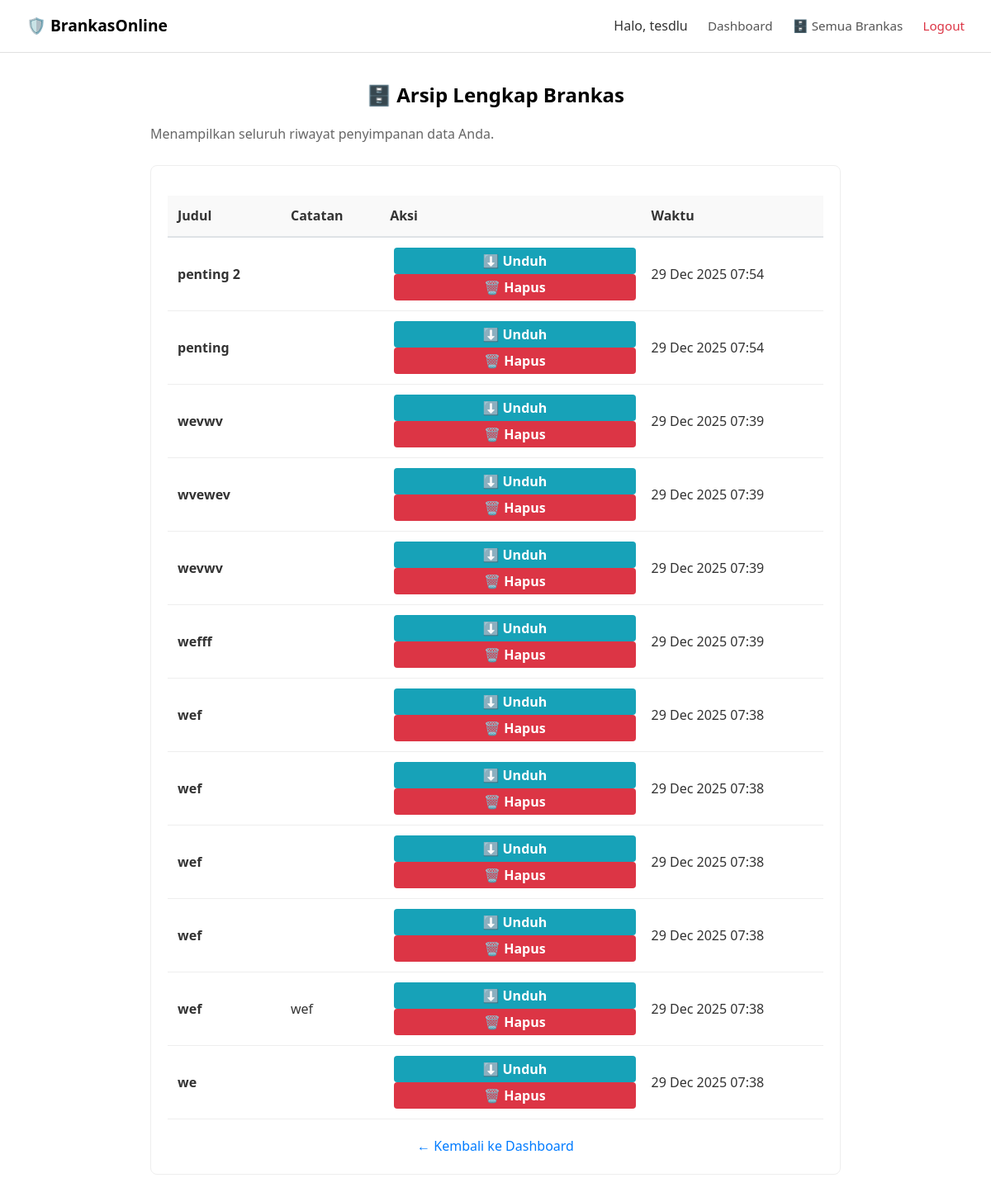
Before: /brankas_list/semua/ (signed in) with the older database file.
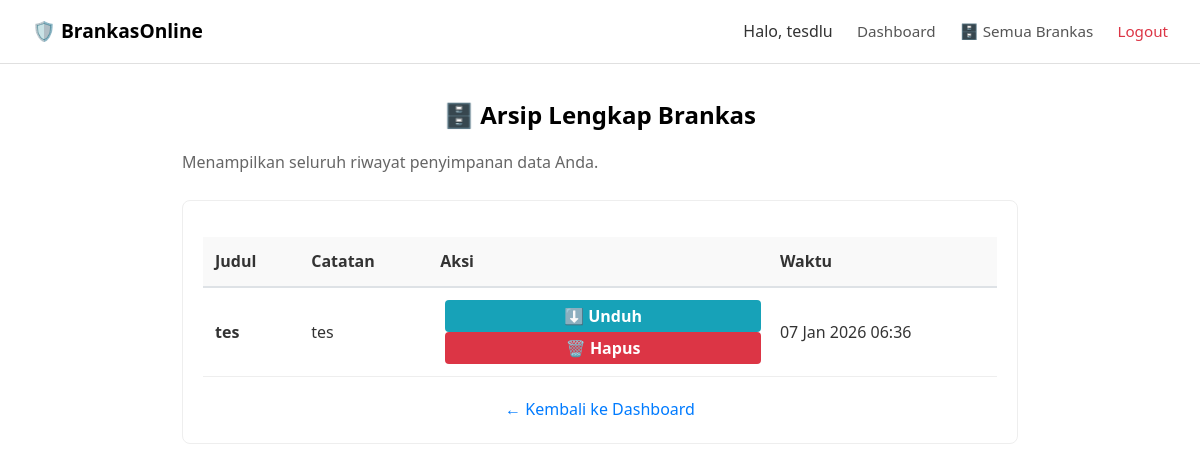
After: the same page with the newer database file.
### posts/models.py (models this page shows, shortened)
class Brankas(models.Model):
    user = models.ForeignKey(User, on_delete=models.CASCADE)
    judul = models.CharField(max_length=200)
    catatan = models.TextField(blank=True, null=True)
    file_rahasia = models.FileField(
        upload_to=user_dir,
        validators=[validasi_file],
        blank=True, null=True
        )
    waktu_dibuat = models.DateTimeField(auto_now_add=True)

### posts/views.py (the view)
# urls.py: path('brankas_list/semua/', views.brankas_list_view, name=('brankas_list'))
@never_cache
@login_required(login_url='login')
def brankas_list_view(request):
    semua_data = Brankas.objects.filter(user=request.user).order_by('-waktu_dibuat')
    context = {
        'files': semua_data
    }
    return render(request, 'brankas_list.html', context)

### templates/brankas_list.html (shortened to what this page needs)
{% extends 'layout.html' %}
{% block content %}
<div>
    <h2 class="dashboard-title">🗄️ Arsip Lengkap Brankas</h2>
    <p>Menampilkan seluruh riwayat penyimpanan data Anda.</p>
    <div class="dashboard-card">
        {% if files %}
            <div style="overflow-x: auto;">
                <table style="width: 100%; border-collapse: collapse;">
                    <thead>
                        <tr style="background-color: #f8f9fa; border-bottom: 2px solid #dee2e6;">
                            <th style="padding: 12px; text-align: left;">Judul</th>
                            <th style="padding: 12px; text-align: left;">Catatan</th>
                            <th style="padding: 12px; text-align: left;">Aksi</th>
                            <th style="padding: 12px; text-align: left;">Waktu</th>
                        </tr>
                    </thead>
                    <tbody>
                        {% for item in files %}
                        <tr style="border-bottom: 1px solid #dee2e6;">
                            <td style="padding: 12px;"><strong>{{ item.judul }}</strong></td>
                            <td style="padding: 12px; max-width: 250px; white-space: nowrap; overflow: hidden; text-overflow: ellipsis;">
                                {{ item.catatan }}
                            </td>
                            <td style="padding: 12px;">
                                <a href="{% url 'download_brankas' item.id %}" style="text-decoration: none;">
                                    <button style="background-color: #17a2b8; color: white; border: none; padding: 5px 10px; cursor: pointer; margin-left: 5px; border-radius: 4px;">
                                        ⬇️ Unduh
                                    </button>
                                </a>
                                <button onclick="bukaModal('{{ item.id }}', '{{ item.judul | escapejs }}')"
                                        style="background-color: #dc3545; color: white; border: none; padding: 5px 10px; cursor: pointer; margin-left: 5px; border-radius: 4px;">
                                    🗑️ Hapus
                                </button>
                            </td>
                            <td style="padding: 12px;">{{ item.waktu_dibuat|date:"d M Y H:i" }}</td>
                        </tr>
                        {% endfor %}
                    </tbody>
                </table>
            </div>
        {% else %}
            <p class="text-center" style="margin-top: 20px;">
                <em>Belum ada data sama sekali.</em>
            </p>
        {% endif %}
        <div style="margin-top: 20px; text-align: center;">
            <a href="{% url 'dashboard' %}" style="text-decoration: none; color: #007bff;">&larr; Kembali ke Dashboard</a>
        </div>
    </div>
</div>
{% endblock %}

### templates/layout.html (shortened to what this page needs)
<!DOCTYPE html>
{% load static %}
<html lang="id">
<head>
    <link rel="stylesheet" href="{% static 'css/style.css' %}">
</head>
<body>
    <nav>
        <span href="/" class="brand">🛡️ BrankasOnline</span>
        <div>
            {% if user.is_authenticated %}
                <span>Halo, {{ user.username }}</span>
                <a href="{% url 'dashboard' %}">Dashboard</a>
                <a href="{% url 'brankas_list' %}">🗄️ Semua Brankas</a>
                <a href="#" onclick="konfirmasiLogout(event)" style="color: #dc3545;">Logout</a>
            {% else %}
                <a href="{% url 'login' %}">Login</a>
                <a href="{% url 'register' %}">Daftar</a>
            {% endif %}
        </div>
    </nav>
    <main>
        {% block content %}
        {% endblock %}
    </main>
</body>
</html>

### static/css/style.css (style rules this page uses)
* { margin: 0; padding: 0; box-sizing: border-box; font-family: 'Segoe UI', Arial, sans-serif; }
body { background-color: #ffffff; color: #333333; line-height: 1.6; display: flex; flex-direction: column; min-height: 100vh; }
nav { background-color: #ffffff; border-bottom: 1px solid #e0e0e0; padding: 1rem 2rem; display: flex; justify-content: space-between; align-items: center; }
nav .brand { font-weight: bold; font-size: 1.2rem; color: #000; text-decoration: none; }
nav a { text-decoration: none; color: #555; margin-left: 20px; font-size: 0.95rem; }
main { flex: 1; padding: 2rem; width: 100%; max-width: 900px; margin: 0 auto; }
h2, h3 { margin-bottom: 1rem; color: #000; }
h2 { text-align: center; }
p { color: #666; margin-bottom: 1.5rem; }
button { width: 100%; padding: 12px; background-color: #000; color: #fff; border: none; border-radius: 4px; cursor: pointer; font-size: 1rem; font-weight: 600; transition: opacity 0.2s; }
.dashboard-card { margin-top: 20px; border: 1px solid #eee; padding: 20px; border-radius: 8px; }
table { width: 100%; border-collapse: collapse; margin-top: 1rem; }
th, td { padding: 12px; border-bottom: 1px solid #eee; text-align: left; }
th { background-color: #f9f9f9; font-weight: 600; }

Changed rows visible on the page:
removed Brankas: judul "penting 2", waktu_dibuat "29 Dec 2025 07:54"
removed Brankas: judul "penting", waktu_dibuat "29 Dec 2025 07:54"
removed Brankas: judul "wevwv", waktu_dibuat "29 Dec 2025 07:39"
removed Brankas: judul "wvewev", waktu_dibuat "29 Dec 2025 07:39"
removed Brankas: judul "wevwv", waktu_dibuat "29 Dec 2025 07:39"
removed Brankas: judul "wefff", waktu_dibuat "29 Dec 2025 07:39"
removed Brankas: judul "wef", waktu_dibuat "29 Dec 2025 07:38"
removed Brankas: judul "wef", waktu_dibuat "29 Dec 2025 07:38"
removed Brankas: judul "wef", waktu_dibuat "29 Dec 2025 07:38"
removed Brankas: judul "wef", waktu_dibuat "29 Dec 2025 07:38"
removed Brankas: judul "wef", catatan "wef", waktu_dibuat "29 Dec 2025 07:38"
removed Brankas: judul "we", waktu_dibuat "29 Dec 2025 07:38"
added Brankas: judul "tes", catatan "tes", waktu_dibuat "07 Jan 2026 06:36"
